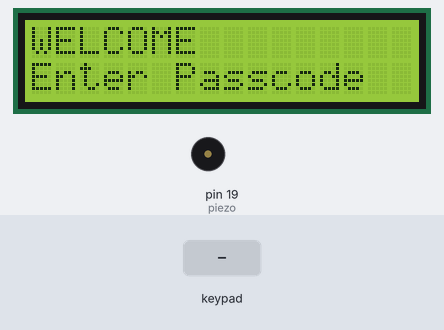
A sketch run on a simulated Arduino Uno, built with avr-gcc and run on an emulated ATmega328P. Parts: 16×2 character LCD, buzzer (waves = sounding). The test bench sets the inputs (shaded band).

Above: at 1.1 s.
4.3 s: keypad keys 7 5 5 7 pressed 0.4 s apart
At 6.7 s:
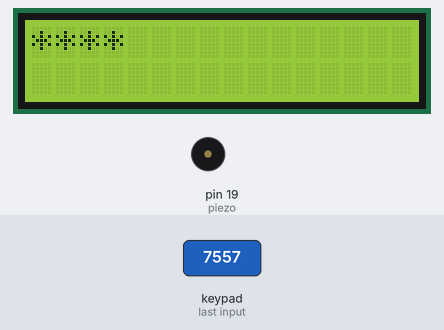
8.5 s: key '1' pressed
11.5 s: keypad keys 7 5 5 7 # pressed 0.4 s apart
At 13.5 s:
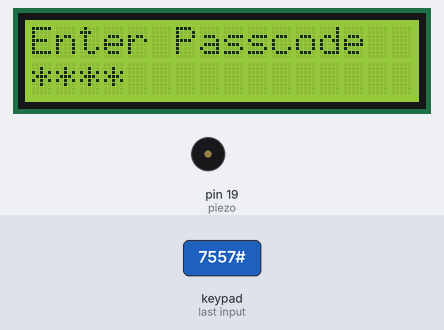
15.0 s: key '2' pressed
17.9 s: key '3' pressed
At 21.0 s:
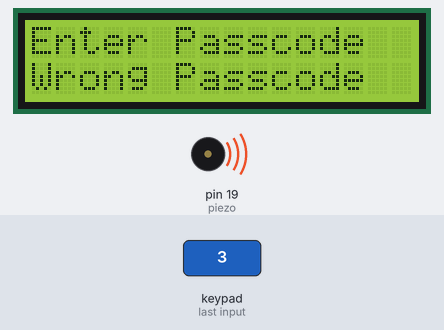
Timing chart, 0 to 23.1 s (numbered marks = the images above; inputs shaded):
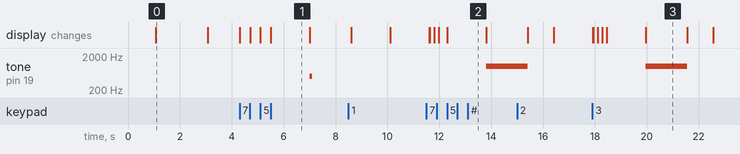

Measured:
- after the input at 4.3 s, tone on pin 19 (piezo): silent → 500 Hz after 2.7 s, → silent 0.10 s later; the display: first changes at once (image 1 shows a later state)
- after the input at 11.5 s, tone on pin 19 (piezo): silent → 1000 Hz after 2.3 s; the display: first differs from a run without the input after 0.30 s (image 2 shows a later state)
- after the input at 17.9 s, tone on pin 19 (piezo): silent → 1000 Hz after 2.1 s, → silent 1.6 s later; the display: first differs from a run without the input after 0.55 s (image 3 shows a later state)
- what the display in image 0 shows lasts 2.0 s, from 1.1 s to 3.1 s
- what the display in image 1 shows lasts 1.5 s, from 5.5 s to 7.0 s

The sketch:

password_security.ino
```cpp
/* PASSWORD PROTECTED SECURITY SYSTEM */

/* Components required:
1. Arduino Uno
2. 4x4 Keypad
3. 16x2 LCD
4. Piezo Buzzer */

/**********************************************/
#include<Keypad.h> //To operate keypad
#include<Wire.h> //To connect wires btw arduino & lcd
#include<LiquidCrystal.h> //To operate lcd display

LiquidCrystal lcd(13,12,11,10,9,8);

char myKey;
const byte ROWS=4;//Connect to rowpins of keypad
const byte COLS=4;//Connect to column pins of keypad
const int piezo=19;

char keys [ROWS] [COLS]={{'1','2','3'},
                         {'4','5','6'},
                         {'7','8','9'},
                         {'*','0','#'}};

byte rowPins[ROWS]={7,6,5,4};
byte colPins[COLS]={3,2,1,0};

String password="7557";
String entry="";

Keypad myKeypad=Keypad(makeKeymap(keys),rowPins,colPins,ROWS,COLS);//Initialize keypad

//makeKeymap(keys)initializes the internal keymap to be equal to user defined keymap
//rowPins and colPins are arduino pins to which rows & columns of keypad are connected
//ROWS & COLS are no of rows & columns of the keypad

void setup()
{
  pinMode(piezo,OUTPUT);
  lcd.begin(16,2);
  lcd.setCursor(0,0);
  lcd.print("WELCOME");
  delay(1000);
  lcd.setCursor(0,1);
  lcd.print("Enter Passcode");
  delay(2000);
  lcd.clear();
  lcd.setCursor(0,0);
}

void loop()
{
   myKey= myKeypad.getKey();//getKey() is used to read the values from keypad and display it on lcd

   //Accepts input in the form of asterisk
   if(myKey)
   {
    if(entry.length()<4) //entry.length() returns length of the string in characters
    {
      lcd.print("*");
      entry+=myKey;
    }
   }

   if(entry.length()==4)
   {
      delay(1500);
      if(password==entry)
      {
        lcd.setCursor(0,3);
        lcd.print("Successful Entry");
        tone(piezo,500); //tone(pin_number,frequency),This generates a noise
        delay(100);
        noTone(piezo);//Stops the generation of noise
        delay(1500);
        lcd.clear();
        lcd.setCursor(0,0);
        lcd.print("Access Permitted");
        delay(1500);
        lcd.clear();
        lcd.setCursor(0,0);
      }

      else
      {
        lcd.setCursor(0,3);
        lcd.print("Wrong Passcode");
        tone(piezo,1000);
        delay(800);
        tone(piezo,1000);
        delay(800);
        noTone(piezo);
        lcd.clear();
        lcd.setCursor(0,0);
        lcd.print("Access Denied");
        delay(1000);
        lcd.clear();
        lcd.setCursor(0,0);
      }
      delay(1500);
      entry="";
      lcd.print("Enter Passcode");
      lcd.setCursor(0,3);


   }
}
```
